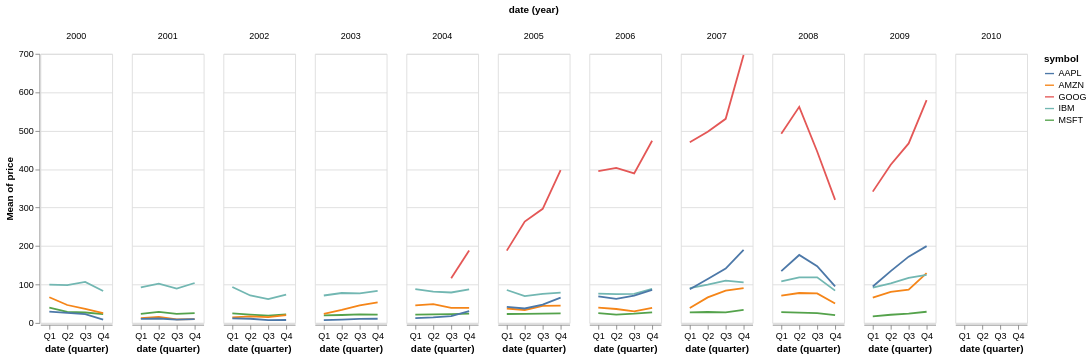

Specify this chart in Vega-Lite:
### Vega-Lite specification from a JSON file in a GitHub repository (floating-point values rounded to 4 significant figures; data arrays with more than 128 entries replaced by an {"elided": "..."} marker saying what was removed)
{"$schema": "https://vega.github.io/schema/vega-lite/v4.json", "description": "Stock price mean per quarter broken down by years.", "data": {"values": {"elided": "560 records"}}, "mark": "line", "encoding": {"x": {"timeUnit": "quarter", "field": "date", "type": "ordinal"}, "y": {"field": "price", "type": "quantitative", "aggregate": "mean"}, "color": {"field": "symbol", "type": "nominal"}, "column": {"field": "date", "timeUnit": "year"}}}
